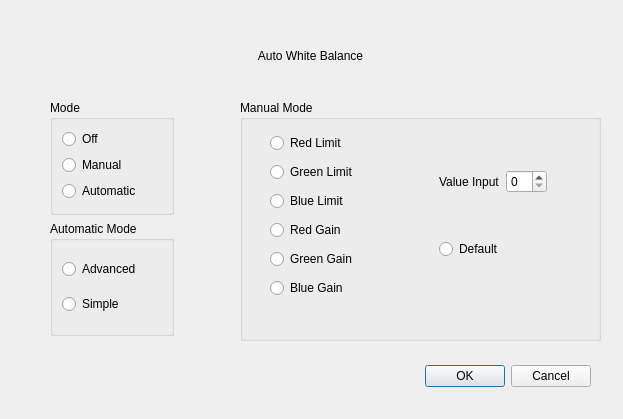
<?xml version="1.0" encoding="UTF-8"?>
<ui version="4.0">
 <class>awb</class>
 <widget class="QDialog" name="awb">
  <property name="geometry">
   <rect>
    <x>0</x>
    <y>0</y>
    <width>623</width>
    <height>419</height>
   </rect>
  </property>
  <property name="windowTitle">
   <string>Dialog</string>
  </property>
  <widget class="QDialogButtonBox" name="buttonBox">
   <property name="geometry">
    <rect>
     <x>390</x>
     <y>360</y>
     <width>201</width>
     <height>32</height>
    </rect>
   </property>
   <property name="orientation">
    <enum>Qt::Horizontal</enum>
   </property>
   <property name="standardButtons">
    <set>QDialogButtonBox::Cancel|QDialogButtonBox::Ok</set>
   </property>
   <property name="centerButtons">
    <bool>false</bool>
   </property>
  </widget>
  <widget class="QLabel" name="label">
   <property name="geometry">
    <rect>
     <x>150</x>
     <y>30</y>
     <width>321</width>
     <height>51</height>
    </rect>
   </property>
   <property name="text">
    <string>Auto White Balance</string>
   </property>
   <property name="alignment">
    <set>Qt::AlignCenter</set>
   </property>
  </widget>
  <widget class="QGroupBox" name="manualBox">
   <property name="geometry">
    <rect>
     <x>240</x>
     <y>100</y>
     <width>361</width>
     <height>241</height>
    </rect>
   </property>
   <property name="title">
    <string>Manual Mode</string>
   </property>
   <widget class="QWidget" name="layoutWidget">
    <property name="geometry">
     <rect>
      <x>30</x>
      <y>30</y>
      <width>277</width>
      <height>171</height>
     </rect>
    </property>
    <layout class="QHBoxLayout" name="horizontalLayout_2">
     <item>
      <layout class="QVBoxLayout" name="verticalLayout_5">
       <item>
        <widget class="QRadioButton" name="manualModeRedLimitRadio">
         <property name="text">
          <string>Red Limit</string>
         </property>
        </widget>
       </item>
       <item>
        <widget class="QRadioButton" name="radioButton_2">
         <property name="text">
          <string>Green Limit</string>
         </property>
        </widget>
       </item>
       <item>
        <widget class="QRadioButton" name="manualModeBlueLimitRadio">
         <property name="text">
          <string>Blue Limit</string>
         </property>
        </widget>
       </item>
       <item>
        <widget class="QRadioButton" name="manualModeRedGainRadio">
         <property name="text">
          <string>Red Gain</string>
         </property>
        </widget>
       </item>
       <item>
        <widget class="QRadioButton" name="manualModeGreenGainRadio">
         <property name="text">
          <string>Green Gain</string>
         </property>
        </widget>
       </item>
       <item>
        <widget class="QRadioButton" name="manualModeBlueGainRadio">
         <property name="text">
          <string>Blue Gain</string>
         </property>
        </widget>
       </item>
      </layout>
     </item>
     <item>
      <spacer name="horizontalSpacer">
       <property name="orientation">
        <enum>Qt::Horizontal</enum>
       </property>
       <property name="sizeHint" stdset="0">
        <size>
         <width>40</width>
         <height>20</height>
        </size>
       </property>
      </spacer>
     </item>
     <item>
      <layout class="QVBoxLayout" name="verticalLayout_4">
       <item>
        <layout class="QHBoxLayout" name="horizontalLayout">
         <item>
          <widget class="QLabel" name="manualModeValueInputLabel">
           <property name="text">
            <string>Value Input</string>
           </property>
          </widget>
         </item>
         <item>
          <widget class="QSpinBox" name="manualModeValueInputSpin"/>
         </item>
        </layout>
       </item>
       <item>
        <widget class="QRadioButton" name="manualModeValueInputDefaultRadio">
         <property name="text">
          <string>Default</string>
         </property>
        </widget>
       </item>
      </layout>
     </item>
    </layout>
   </widget>
  </widget>
  <widget class="QWidget" name="layoutWidget">
   <property name="geometry">
    <rect>
     <x>50</x>
     <y>100</y>
     <width>124</width>
     <height>236</height>
    </rect>
   </property>
   <layout class="QVBoxLayout" name="verticalLayout_3">
    <item>
     <widget class="QGroupBox" name="modeBox">
      <property name="title">
       <string>Mode</string>
      </property>
      <layout class="QVBoxLayout" name="verticalLayout">
       <item>
        <widget class="QRadioButton" name="modeOffRadio">
         <property name="text">
          <string>Off</string>
         </property>
        </widget>
       </item>
       <item>
        <widget class="QRadioButton" name="modeManualRadio">
         <property name="text">
          <string>Manual</string>
         </property>
        </widget>
       </item>
       <item>
        <widget class="QRadioButton" name="modeAutomaticRadio">
         <property name="text">
          <string>Automatic</string>
         </property>
        </widget>
       </item>
      </layout>
     </widget>
    </item>
    <item>
     <widget class="QGroupBox" name="groupBox_2">
      <property name="title">
       <string>Automatic Mode</string>
      </property>
      <layout class="QVBoxLayout" name="verticalLayout_2">
       <item>
        <widget class="QRadioButton" name="automaticModeAdvancedRadio">
         <property name="text">
          <string>Advanced</string>
         </property>
        </widget>
       </item>
       <item>
        <widget class="QRadioButton" name="automaticModeSimpleRadio">
         <property name="text">
          <string>Simple</string>
         </property>
        </widget>
       </item>
      </layout>
     </widget>
    </item>
   </layout>
  </widget>
 </widget>
 <resources/>
 <connections>
  <connection>
   <sender>buttonBox</sender>
   <signal>accepted()</signal>
   <receiver>awb</receiver>
   <slot>accept()</slot>
   <hints>
    <hint type="sourcelabel">
     <x>248</x>
     <y>254</y>
    </hint>
    <hint type="destinationlabel">
     <x>157</x>
     <y>274</y>
    </hint>
   </hints>
  </connection>
  <connection>
   <sender>buttonBox</sender>
   <signal>rejected()</signal>
   <receiver>awb</receiver>
   <slot>reject()</slot>
   <hints>
    <hint type="sourcelabel">
     <x>316</x>
     <y>260</y>
    </hint>
    <hint type="destinationlabel">
     <x>286</x>
     <y>274</y>
    </hint>
   </hints>
  </connection>
 </connections>
</ui>
